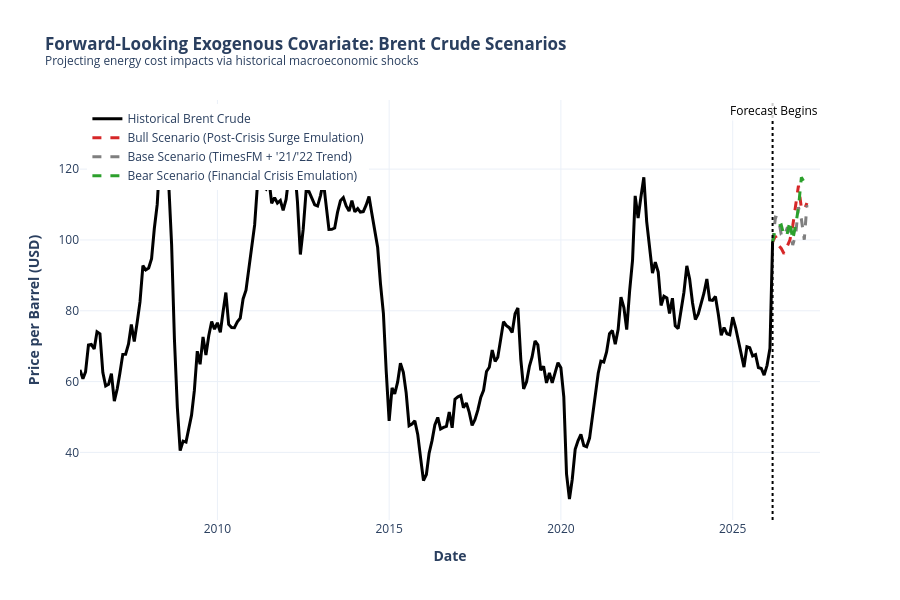
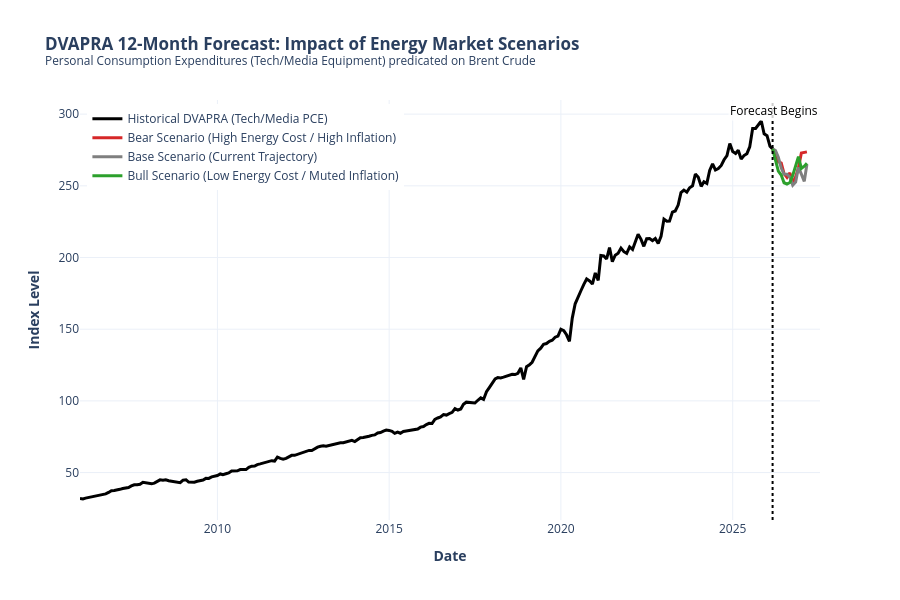

The cell these charts' notebook holds for them, in order:
### Code cell
# Cell 12: Interactive Plotly Dashboards
import plotly.graph_objects as go
import pandas as pd

print("Generating Interactive Plotly Dashboards...")

# --- Global Settings & Data Prep ---
historical_start = '2006-01-01'
historical_slice = df_clean.loc[historical_start:].copy()

# Force historical data into strict floats
historical_slice['Brent_Crude'] = pd.to_numeric(historical_slice['Brent_Crude'], errors='coerce')
historical_slice['DVAPRA'] = pd.to_numeric(historical_slice['DVAPRA'], errors='coerce')

last_date = pd.to_datetime(historical_slice.index[-1])
last_brent = float(historical_slice['Brent_Crude'].iloc[-1])
last_dvapra = float(historical_slice['DVAPRA'].iloc[-1])

# Bridge the data for Brent Crude (Covariate)
plot_brent = df_scenarios.copy()
plot_brent.loc[last_date] = [last_brent, last_brent, last_brent]
plot_brent = plot_brent.sort_index()
plot_brent.index = pd.to_datetime(plot_brent.index)
for col in plot_brent.columns:
    plot_brent[col] = pd.to_numeric(plot_brent[col], errors='coerce')

# Bridge the data for DVAPRA (Target)
plot_dvapra = df_dvapra_forecast.copy()
plot_dvapra.loc[last_date] = [last_dvapra, last_dvapra, last_dvapra]
plot_dvapra = plot_dvapra.sort_index()
plot_dvapra.index = pd.to_datetime(plot_dvapra.index)
for col in plot_dvapra.columns:
    plot_dvapra[col] = pd.to_numeric(plot_dvapra[col], errors='coerce')

# ==========================================
# CHART 1: BRENT CRUDE SCENARIOS
# ==========================================
fig1 = go.Figure()

# Add Historical Line
fig1.add_trace(go.Scatter(x=historical_slice.index, y=historical_slice['Brent_Crude'],
                          mode='lines', name='Historical Brent Crude',
                          line=dict(color='black', width=3),
                          hovertemplate='%{x|%b %Y}: $%{y:.2f}<extra></extra>'))

# Add Forecast Scenarios
fig1.add_trace(go.Scatter(x=plot_brent.index, y=plot_brent['Bull'], mode='lines', 
                          name='Bull Scenario (Post-Crisis Surge Emulation)', 
                          line=dict(color='#d62728', width=3, dash='dash'), hovertemplate='%{x|%b %Y}: $%{y:.2f}<extra></extra>'))
fig1.add_trace(go.Scatter(x=plot_brent.index, y=plot_brent['Base'], mode='lines', 
                          name="Base Scenario (TimesFM + '21/'22 Trend)", 
                          line=dict(color='#7f7f7f', width=3, dash='dash'), hovertemplate='%{x|%b %Y}: $%{y:.2f}<extra></extra>'))
fig1.add_trace(go.Scatter(x=plot_brent.index, y=plot_brent['Bear'], mode='lines', 
                          name='Bear Scenario (Financial Crisis Emulation)', 
                          line=dict(color='#2ca02c', width=3, dash='dash'), hovertemplate='%{x|%b %Y}: $%{y:.2f}<extra></extra>'))

# Formatting
fig1.add_vline(x=last_date, line_width=2, line_dash="dot", line_color="black")
fig1.add_annotation(x=last_date + pd.DateOffset(days=15), y=1.0, yref='paper',
                    text="Forecast Begins", showarrow=False, font=dict(color="black", size=12), bgcolor="rgba(255,255,255,0.8)")

fig1.update_layout(title="<b>Forward-Looking Exogenous Covariate: Brent Crude Scenarios</b><br><sup>Projecting energy cost impacts via historical macroeconomic shocks</sup>",
                   yaxis_title="<b>Price per Barrel (USD)</b>", xaxis_title="<b>Date</b>",
                   template="plotly_white", hovermode="x unified", legend=dict(yanchor="top", y=0.99, xanchor="left", x=0.01),
                   height=600)
fig1.show()


# ==========================================
# CHART 2: DVAPRA TARGET FORECAST
# ==========================================
fig2 = go.Figure()

# Add Historical Line
fig2.add_trace(go.Scatter(x=historical_slice.index, y=historical_slice['DVAPRA'],
                          mode='lines', name='Historical DVAPRA (Tech/Media PCE)',
                          line=dict(color='black', width=3),
                          hovertemplate='%{x|%b %Y}: %{y:.2f}<extra></extra>'))

# Add Forecast Scenarios
fig2.add_trace(go.Scatter(x=plot_dvapra.index, y=plot_dvapra['Bear'], mode='lines', 
                          name='Bear Scenario (High Energy Cost / High Inflation)', 
                          line=dict(color='#d62728', width=3), hovertemplate='%{x|%b %Y}: %{y:.2f}<extra></extra>'))
fig2.add_trace(go.Scatter(x=plot_dvapra.index, y=plot_dvapra['Base'], mode='lines', 
                          name='Base Scenario (Current Trajectory)', 
                          line=dict(color='#7f7f7f', width=3), hovertemplate='%{x|%b %Y}: %{y:.2f}<extra></extra>'))
fig2.add_trace(go.Scatter(x=plot_dvapra.index, y=plot_dvapra['Bull'], mode='lines', 
                          name='Bull Scenario (Low Energy Cost / Muted Inflation)', 
                          line=dict(color='#2ca02c', width=3), hovertemplate='%{x|%b %Y}: %{y:.2f}<extra></extra>'))

# Formatting
fig2.add_vline(x=last_date, line_width=2, line_dash="dot", line_color="black")
fig2.add_annotation(x=last_date + pd.DateOffset(days=15), y=1.0, yref='paper',
                    text="Forecast Begins", showarrow=False, font=dict(color="black", size=12), bgcolor="rgba(255,255,255,0.8)")

fig2.update_layout(title="<b>DVAPRA 12-Month Forecast: Impact of Energy Market Scenarios</b><br><sup>Personal Consumption Expenditures (Tech/Media Equipment) predicated on Brent Crude</sup>",
                   yaxis_title="<b>Index Level</b>", xaxis_title="<b>Date</b>",
                   template="plotly_white", hovermode="x unified", legend=dict(yanchor="top", y=0.99, xanchor="left", x=0.01),
                   height=600)
fig2.show()

### Figure 1 — Plotly figure (JSON) as saved in the notebook; plotly's stock layout.template omitted (floating-point values rounded to 4 significant figures; data arrays with more than 128 entries replaced by an {"elided": "..."} marker saying what was removed)
{"data": [{"hovertemplate": "%{x|%b %Y}: $%{y:.2f}<extra></extra>", "line": {"color": "black", "width": 3}, "mode": "lines", "name": "Historical Brent Crude", "type": "scatter", "x": {"elided": "243 str values"}, "y": {"elided": "243 float values"}}, {"hovertemplate": "%{x|%b %Y}: $%{y:.2f}<extra></extra>", "line": {"color": "#d62728", "dash": "dash", "width": 3}, "mode": "lines", "name": "Bull Scenario (Post-Crisis Surge Emulation)", "type": "scatter", "x": ["2026-03-01T00:00:00.000000", "2026-04-01T00:00:00.000000", "2026-05-01T00:00:00.000000", "2026-06-01T00:00:00.000000", "2026-07-01T00:00:00.000000", "2026-08-01T00:00:00.000000", "2026-09-01T00:00:00.000000", "2026-10-01T00:00:00.000000", "2026-11-01T00:00:00.000000", "2026-12-01T00:00:00.000000", "2027-01-01T00:00:00.000000", "2027-02-01T00:00:00.000000", "2027-03-01T00:00:00.000000"], "y": [99.41, 101.1, 98.51, 97.62, 96.1, 97.85, 99.97, 103.9, 110.1, 115.3, 109.1, 108.4, 110.4]}, {"hovertemplate": "%{x|%b %Y}: $%{y:.2f}<extra></extra>", "line": {"color": "#7f7f7f", "dash": "dash", "width": 3}, "mode": "lines", "name": "Base Scenario (TimesFM + '21/'22 Trend)", "type": "scatter", "x": ["2026-03-01T00:00:00.000000", "2026-04-01T00:00:00.000000", "2026-05-01T00:00:00.000000", "2026-06-01T00:00:00.000000", "2026-07-01T00:00:00.000000", "2026-08-01T00:00:00.000000", "2026-09-01T00:00:00.000000", "2026-10-01T00:00:00.000000", "2026-11-01T00:00:00.000000", "2026-12-01T00:00:00.000000", "2027-01-01T00:00:00.000000", "2027-02-01T00:00:00.000000", "2027-03-01T00:00:00.000000"], "y": [99.41, 106.4, 106.2, 101.5, 100.9, 103.2, 102.9, 98.55, 101.4, 109.3, 105.9, 100.1, 109.9]}, {"hovertemplate": "%{x|%b %Y}: $%{y:.2f}<extra></extra>", "line": {"color": "#2ca02c", "dash": "dash", "width": 3}, "mode": "lines", "name": "Bear Scenario (Financial Crisis Emulation)", "type": "scatter", "x": ["2026-03-01T00:00:00.000000", "2026-04-01T00:00:00.000000", "2026-05-01T00:00:00.000000", "2026-06-01T00:00:00.000000", "2026-07-01T00:00:00.000000", "2026-08-01T00:00:00.000000", "2026-09-01T00:00:00.000000", "2026-10-01T00:00:00.000000", "2026-11-01T00:00:00.000000", "2026-12-01T00:00:00.000000", "2027-01-01T00:00:00.000000", "2027-02-01T00:00:00.000000", "2027-03-01T00:00:00.000000"], "y": [99.41, 103.2, 103.9, 104.3, 101.1, 101.5, 105.3, 100.0, 104.2, 109.1, 117.7, 116.3, 116.8]}], "layout": {"annotations": [{"bgcolor": "rgba(255,255,255,0.8)", "font": {"color": "black", "size": 12}, "showarrow": false, "text": "Forecast Begins", "x": "2026-03-16T00:00:00", "y": 1, "yref": "paper"}], "height": 600, "hovermode": "x unified", "legend": {"x": 0.01, "xanchor": "left", "y": 0.99, "yanchor": "top"}, "shapes": [{"line": {"color": "black", "dash": "dot", "width": 2}, "type": "line", "x0": "2026-03-01T00:00:00", "x1": "2026-03-01T00:00:00", "xref": "x", "y0": 0, "y1": 1, "yref": "y domain"}], "title": {"text": "<b>Forward-Looking Exogenous Covariate: Brent Crude Scenarios</b><br><sup>Projecting energy cost impacts via historical macroeconomic shocks</sup>"}, "xaxis": {"title": {"text": "<b>Date</b>"}}, "yaxis": {"title": {"text": "<b>Price per Barrel (USD)</b>"}}}}

### Figure 2 — Plotly figure (JSON) as saved in the notebook; plotly's stock layout.template omitted (floating-point values rounded to 4 significant figures; data arrays with more than 128 entries replaced by an {"elided": "..."} marker saying what was removed)
{"data": [{"hovertemplate": "%{x|%b %Y}: %{y:.2f}<extra></extra>", "line": {"color": "black", "width": 3}, "mode": "lines", "name": "Historical DVAPRA (Tech/Media PCE)", "type": "scatter", "x": {"elided": "243 str values"}, "y": {"elided": "243 float values"}}, {"hovertemplate": "%{x|%b %Y}: %{y:.2f}<extra></extra>", "line": {"color": "#d62728", "width": 3}, "mode": "lines", "name": "Bear Scenario (High Energy Cost / High Inflation)", "type": "scatter", "x": ["2026-03-01T00:00:00.000000", "2026-04-01T00:00:00.000000", "2026-05-01T00:00:00.000000", "2026-06-01T00:00:00.000000", "2026-07-01T00:00:00.000000", "2026-08-01T00:00:00.000000", "2026-09-01T00:00:00.000000", "2026-10-01T00:00:00.000000", "2026-11-01T00:00:00.000000", "2026-12-01T00:00:00.000000", "2027-01-01T00:00:00.000000", "2027-02-01T00:00:00.000000", "2027-03-01T00:00:00.000000"], "y": [275.8, 270.5, 267.0, 265.9, 258.5, 255.8, 259.0, 252.3, 256.1, 262.5, 272.9, 273.5, 273.7]}, {"hovertemplate": "%{x|%b %Y}: %{y:.2f}<extra></extra>", "line": {"color": "#7f7f7f", "width": 3}, "mode": "lines", "name": "Base Scenario (Current Trajectory)", "type": "scatter", "x": ["2026-03-01T00:00:00.000000", "2026-04-01T00:00:00.000000", "2026-05-01T00:00:00.000000", "2026-06-01T00:00:00.000000", "2026-07-01T00:00:00.000000", "2026-08-01T00:00:00.000000", "2026-09-01T00:00:00.000000", "2026-10-01T00:00:00.000000", "2026-11-01T00:00:00.000000", "2026-12-01T00:00:00.000000", "2027-01-01T00:00:00.000000", "2027-02-01T00:00:00.000000", "2027-03-01T00:00:00.000000"], "y": [275.8, 274.6, 269.9, 262.4, 258.2, 258.0, 255.9, 250.4, 252.7, 262.8, 258.1, 253.1, 265.0]}, {"hovertemplate": "%{x|%b %Y}: %{y:.2f}<extra></extra>", "line": {"color": "#2ca02c", "width": 3}, "mode": "lines", "name": "Bull Scenario (Low Energy Cost / Muted Inflation)", "type": "scatter", "x": ["2026-03-01T00:00:00.000000", "2026-04-01T00:00:00.000000", "2026-05-01T00:00:00.000000", "2026-06-01T00:00:00.000000", "2026-07-01T00:00:00.000000", "2026-08-01T00:00:00.000000", "2026-09-01T00:00:00.000000", "2026-10-01T00:00:00.000000", "2026-11-01T00:00:00.000000", "2026-12-01T00:00:00.000000", "2027-01-01T00:00:00.000000", "2027-02-01T00:00:00.000000", "2027-03-01T00:00:00.000000"], "y": [275.8, 268.0, 260.2, 257.5, 252.2, 251.3, 252.3, 257.2, 263.6, 270.4, 262.1, 263.7, 265.7]}], "layout": {"annotations": [{"bgcolor": "rgba(255,255,255,0.8)", "font": {"color": "black", "size": 12}, "showarrow": false, "text": "Forecast Begins", "x": "2026-03-16T00:00:00", "y": 1, "yref": "paper"}], "height": 600, "hovermode": "x unified", "legend": {"x": 0.01, "xanchor": "left", "y": 0.99, "yanchor": "top"}, "shapes": [{"line": {"color": "black", "dash": "dot", "width": 2}, "type": "line", "x0": "2026-03-01T00:00:00", "x1": "2026-03-01T00:00:00", "xref": "x", "y0": 0, "y1": 1, "yref": "y domain"}], "title": {"text": "<b>DVAPRA 12-Month Forecast: Impact of Energy Market Scenarios</b><br><sup>Personal Consumption Expenditures (Tech/Media Equipment) predicated on Brent Crude</sup>"}, "xaxis": {"title": {"text": "<b>Date</b>"}}, "yaxis": {"title": {"text": "<b>Index Level</b>"}}}}
